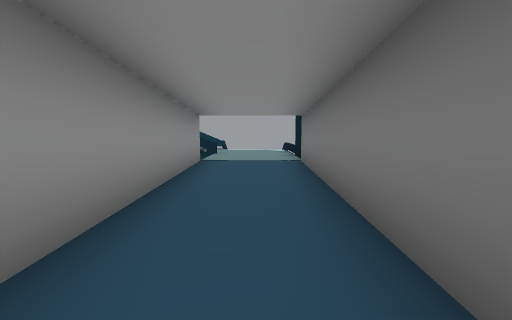
View 1 (above)

20 first-person views from a walk through a 3-D level made in the Unity game engine. The camera is 1.5 m above the floor, tilts 6° down and sees 90° across. The floor is counted in squares, 2 m on a side. Each view is taken from the middle of a square. On the plan, view 1 faces up. The plan holds only what a view shows up to about 9 squares ahead; the rest is blank. The place goes on beyond the plan.

View 2
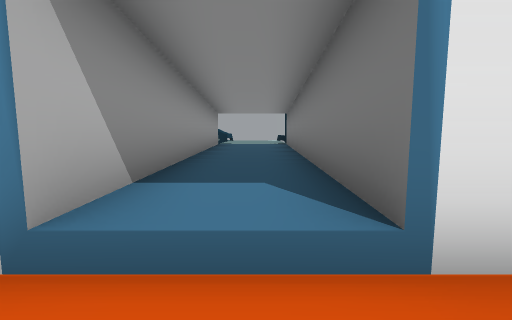

View 3
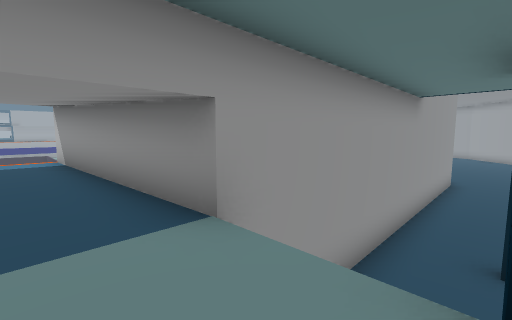

View 4
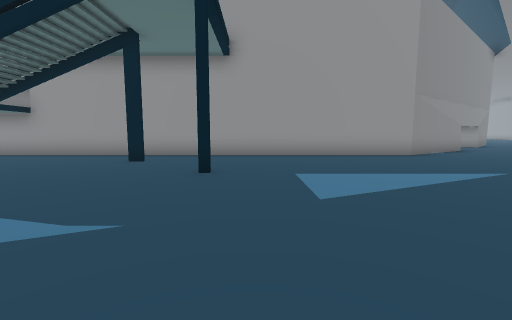

View 5
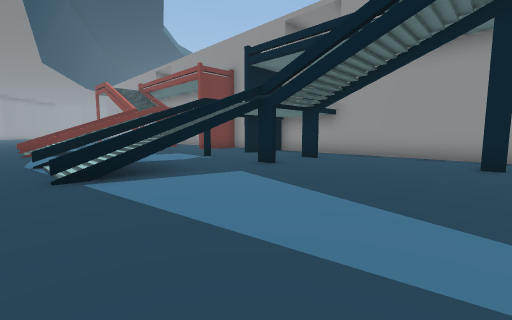

View 6
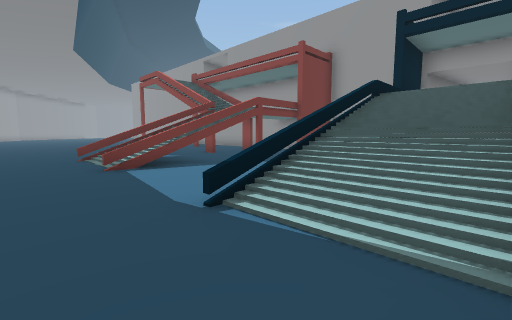

View 7
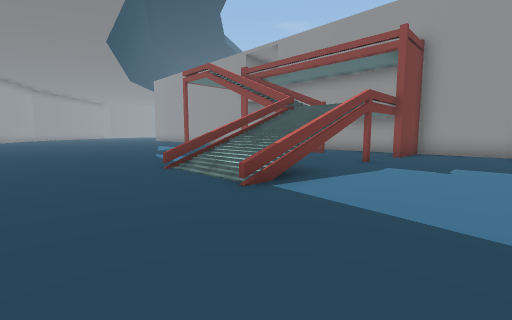

View 8
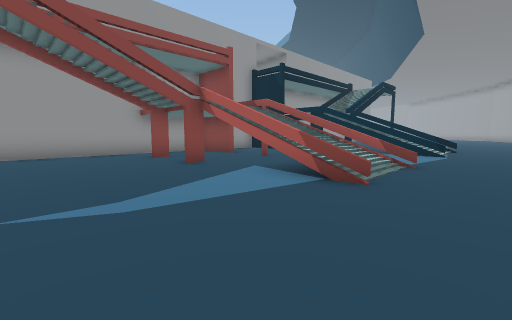

View 9
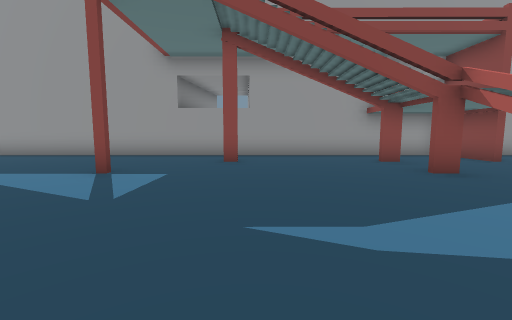

View 10
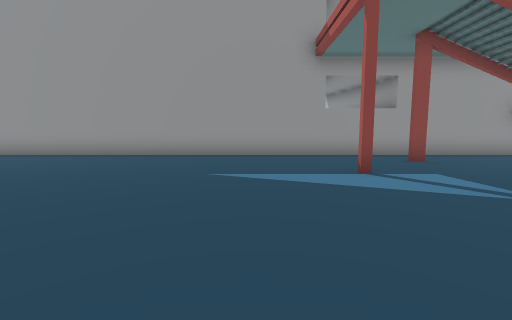

View 11
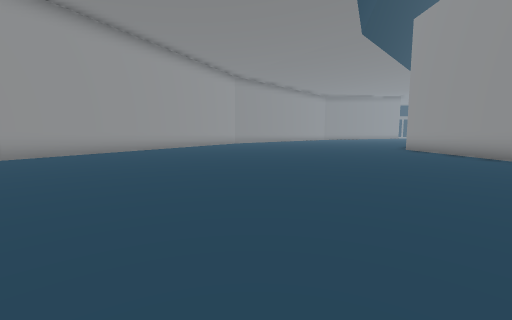

View 12
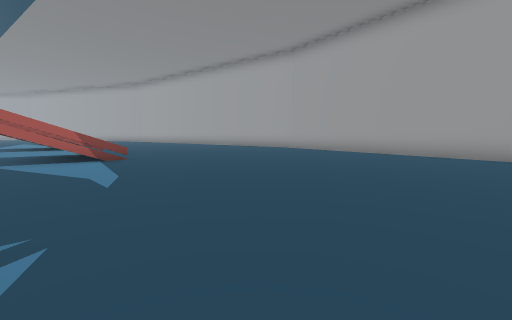

View 13
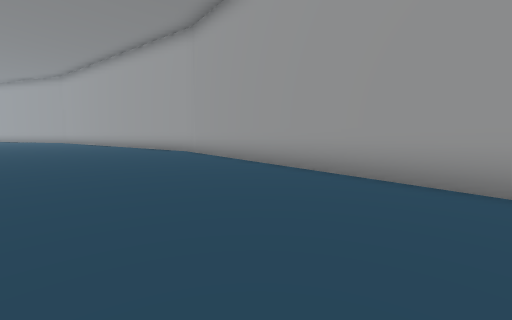

View 14
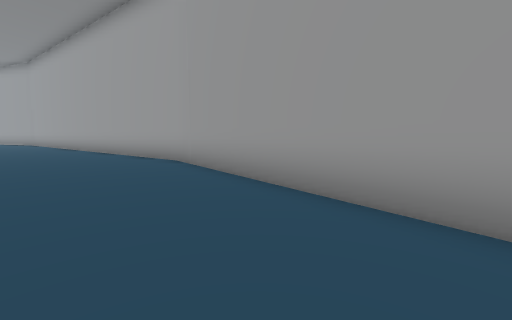

View 15
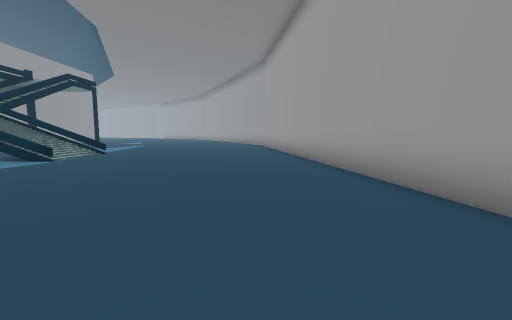

View 16
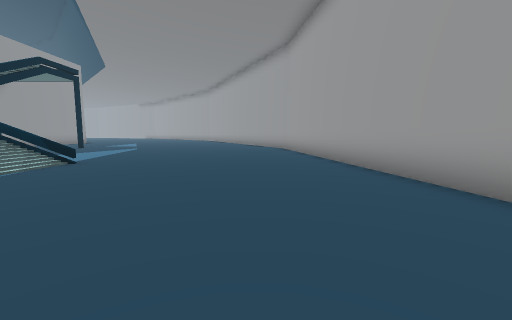

View 17
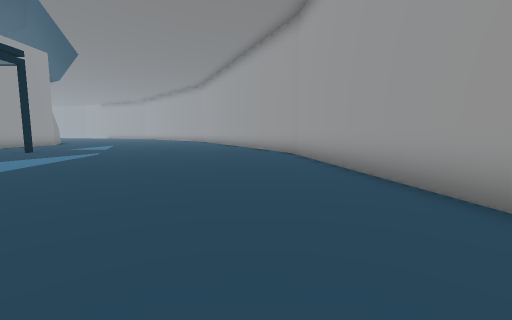

View 18
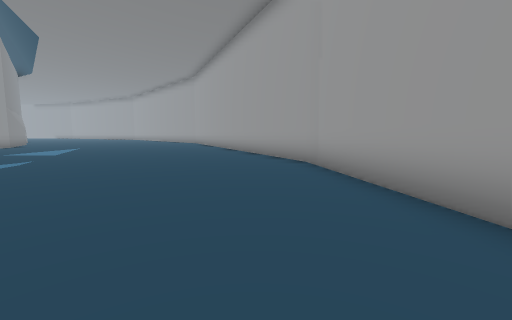

View 19
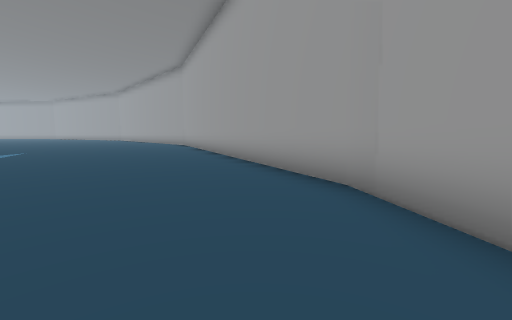

View 20
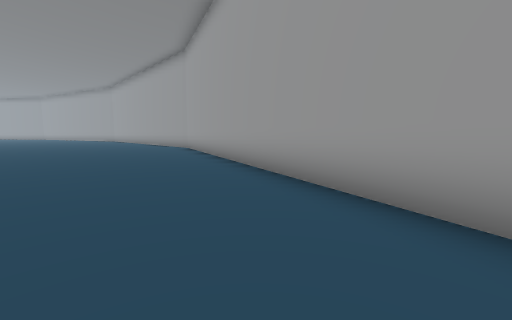

### Floor plan
Key: @ floor where view 1 was taken; # wall or solid block; x gap in a wall; . main floor; : floor 2.5 m higher than the main floor; + floor 3 m higher than the main floor; * floor 3.25 m higher than the main floor; / step, stairs or slope; = window, fence, low wall or low ledge; ^ raised ledge.
Columns run from 17 left of view 1 to 24 right of it. Each row starts with its distance up from view 1.
 23                      ######
 22               ########....########
 21          ######..................#
 20        ###........................     ###
 19     ####..........................    ...#
 18   ###.............................   .....
 17  ##...............................  ......
 16  ................................  .......
 15  .........................................
 14  ...............//#...//=.................
 13  ...............//#...//x.................
 12  ...............//x...//=.................
 11  ...............//#.......................
 10  ........#...//////...#.#......#..........
  9   ...........///**/.......................
  8  ..........#..//**#..#..#....#............
  7 ................**#..#....................
  6 ...#############**###########//###########
  5                ^**=
  4                ^++#
  3                ^++#
  2                ^++#
  1                ^++#
  0                ^+@#
 -1                #++#
 -2                 :::
 -3                  :

Positions as (right, up) in squares from view 1, and headings:
1: (0, 0), facing up
2: (0, -3), facing up
3: (0, 8), facing down-left
4: (-9, 15), facing down
5: (-6, 15), facing down-right
6: (-1, 16), facing down-right
7: (2, 17), facing down-right
8: (11, 16), facing down-left
9: (11, 15), facing down
10: (16, 15), facing down
11: (15, 13), facing right
12: (15, 12), facing up-left
13: (16, 17), facing up-left
14: (13, 19), facing up-left
15: (8, 20), facing left
16: (5, 19), facing left
17: (2, 19), facing left
18: (-1, 19), facing left
19: (-4, 19), facing left
20: (-7, 18), facing left
